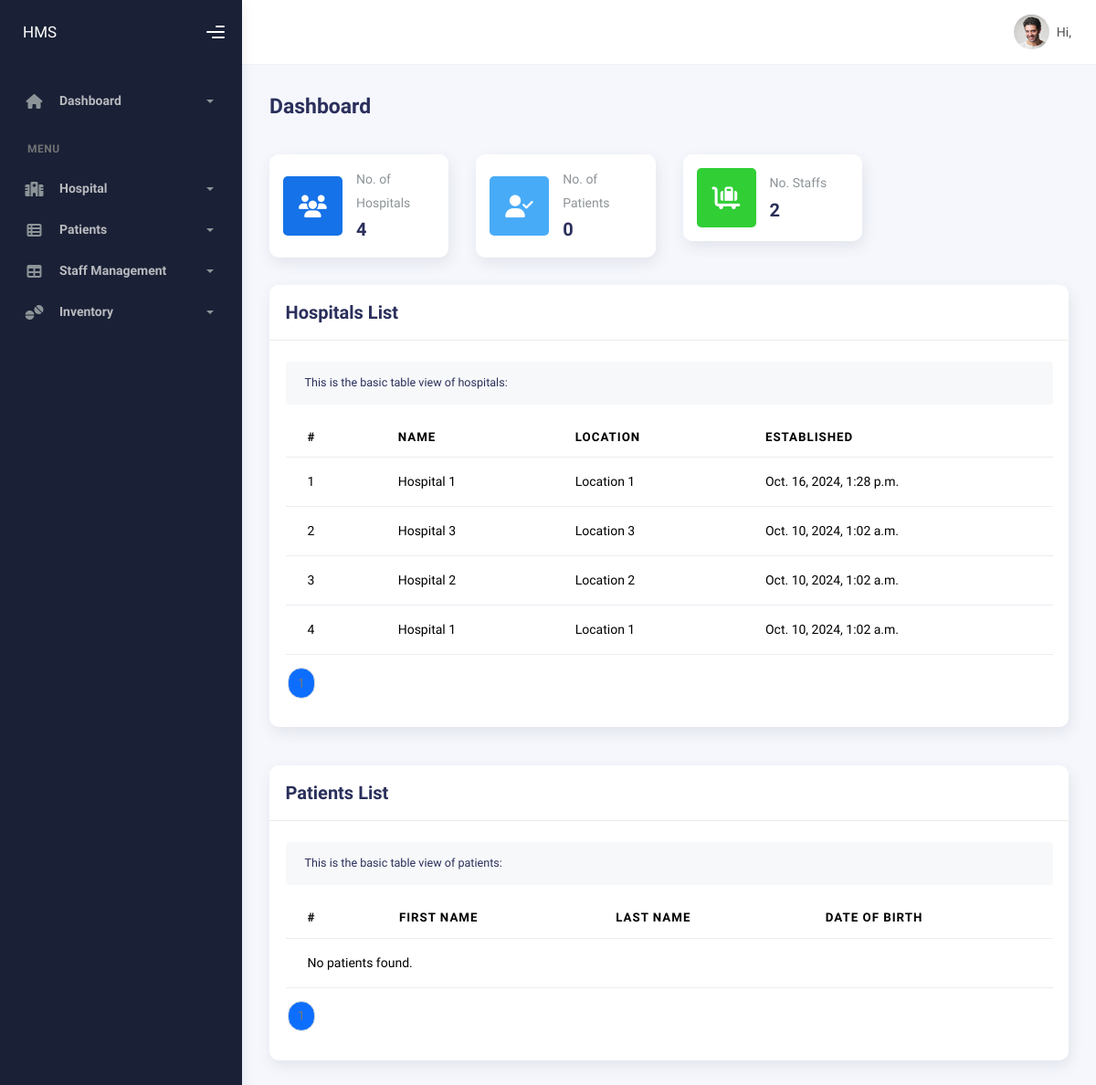
Before: / (signed in) with the older database file.
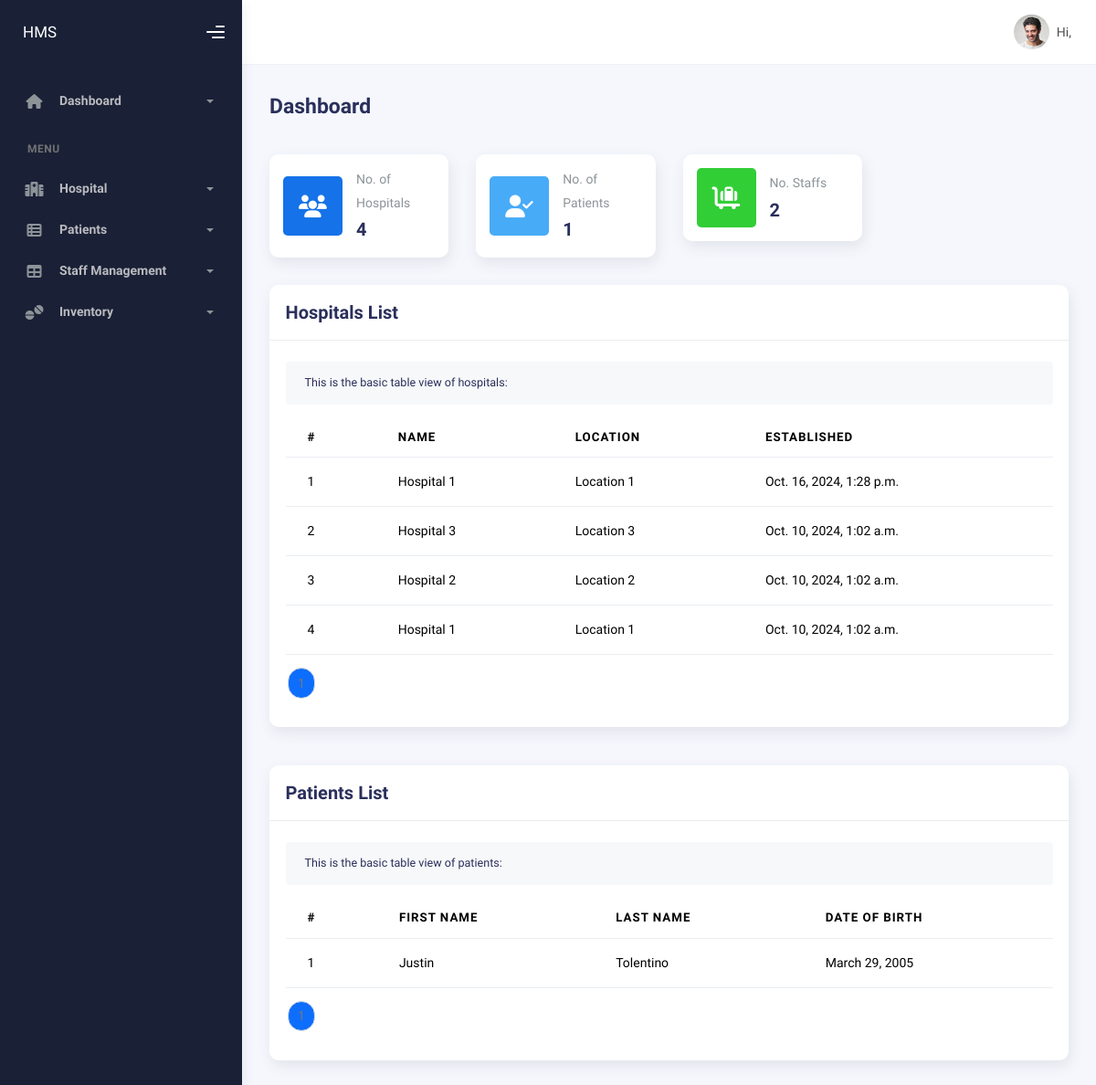
After: the same page with the newer database file.
### hospital/models.py (models this page shows, shortened)
class Hospital(models.Model):
    name = models.CharField(max_length=255)
    location = models.CharField(max_length=255)
    capacity = models.IntegerField()
    created_at = models.DateTimeField(auto_now_add=True)
    updated_at = models.DateTimeField(auto_now=True)

class Patient(models.Model):
    GENDER_CHOICES = [
        ("M", "Male"),
        ("F", "Female"),
        ("O", "Other"),
    ]
    STATUS_CHOICES = [
        ("Inactive", "Inactive"),
        ("Active", "Active"),
        ("Admission", "Admission"),
        ("Discharge", "Discharge"),
    ]
    user = models.OneToOneField(
        User, on_delete=models.CASCADE, related_name="patient_info"
    )
    first_name = models.CharField(max_length=100)
    last_name = models.CharField(max_length=100)
    gender = models.CharField(max_length=1, choices=GENDER_CHOICES)
    birthdate = models.DateField()
    hospital = models.ForeignKey(
        Hospital, on_delete=models.CASCADE, related_name="patients"
    )
    is_admitted = models.BooleanField(default=False)
    status = models.CharField(max_length=10, choices=STATUS_CHOICES)
    created_at = models.DateTimeField(auto_now_add=True)
    updated_at = models.DateTimeField(auto_now=True)

### app/views.py (the view)
# urls.py: path("", views.home_page, name="home"),
@login_required
def home_page(request):
    user = request.user
    context = {}
    allowed_groups = ["staff", "patient"]
    if not request.user.groups.filter(name__in=allowed_groups).exists():
        return HttpResponseForbidden("You are not authorized to view this page.")
    if user.is_staff:
        hospitals = Hospital.objects.all().order_by("-created_at")
        patients = Patient.objects.all().order_by("-created_at")
        hospital_paginator = Paginator(hospitals, 10)
        patient_paginator = Paginator(patients, 10)
        hospital_page_number = request.GET.get("hospital_page", 1)
        patient_page_number = request.GET.get("patient_page", 1)
        hospital_page = hospital_paginator.get_page(hospital_page_number)
        patient_page = patient_paginator.get_page(patient_page_number)
        number_of_hospitals = hospitals.count()
        number_of_staffs = User.objects.filter(is_staff=True).count()
        number_of_patients = patients.count()
        context["hospital_page"] = hospital_page
        context["patient_page"] = patient_page
        context["number_of_hospitals"] = number_of_hospitals
        context["number_of_staffs"] = number_of_staffs
        context["number_of_patients"] = number_of_patients
    else:
        patient = user.patient_info
        medical_records = patient.medical_records.all()
        context["patient"] = patient
        context["medical_records"] = medical_records
        context["inventory_home"] = inventory_home
    return render(request, "app/index.html", context)

### app/templates/app/index.html (shortened to what the changed rows need)
{% extends "layout/base.html" %}
{% block content %}
    {% if user.is_staff %}
    <div class="row">
        <div class="col-sm-6 col-md-3">
            <div class="card card-stats card-round">
            <div class="card-body">
                <div class="row align-items-center">
                <div class="col-icon">
                    <div
                    class="icon-big text-center icon-primary bubble-shadow-small"
                    >
                    <i class="fas fa-users"></i>
                    </div>
                </div>
                <div class="col col-stats ms-3 ms-sm-0">
                    <div class="numbers">
                    <p class="card-category">No. of Hospitals</p>
                    <h4 class="card-title">{{ number_of_hospitals }}</h4>
                    </div>
                </div>
                </div>
            </div>
            </div>
        </div>
        <div class="col-sm-6 col-md-3">
            <div class="card card-stats card-round">
            <div class="card-body">
                <div class="row align-items-center">
                <div class="col-icon">
                    <div
                    class="icon-big text-center icon-info bubble-shadow-small"
                    >
                    <i class="fas fa-user-check"></i>
                    </div>
                </div>
                <div class="col col-stats ms-3 ms-sm-0">
                    <div class="numbers">
                    <p class="card-category">No. of Patients</p>
                    <h4 class="card-title">{{ number_of_patients }}</h4>
                    </div>
                </div>
                </div>
            </div>
            </div>
        </div>
        <div class="col-sm-6 col-md-3">
            <div class="card card-stats card-round">
            <div class="card-body">
                <div class="row align-items-center">
                <div class="col-icon">
                    <div
                    class="icon-big text-center icon-success bubble-shadow-small"
                    >
                    <i class="fas fa-luggage-cart"></i>
                    </div>
                </div>
                <div class="col col-stats ms-3 ms-sm-0">
                    <div class="numbers">
                    <p class="card-category">No. Staffs</p>
                    <h4 class="card-title">{{ number_of_staffs }}</h4>
                    </div>
                </div>
                </div>
            </div>
            </div>
        </div>
        </div>
        <div class="row">
            <div class="col-12">
                <div class="card">
                    <div class="card-header">
                        <div class="card-title">Hospitals List</div>
                    </div>
                    <div class="card-body">
                        <div class="card-sub">
                            This is the basic table view of hospitals:
                        </div>
                        <table class="table mt-3">
                            <thead>
                                <tr>
                                    <th scope="col">#</th>
                                    <th scope="col">Name</th>
                                    <th scope="col">Location</th>
                                    <th scope="col">Established</th>
                                </tr>
                            </thead>
                            <tbody>
                                {% for hospital in hospital_page %}
                                <tr>
                                    <td>{{ forloop.counter }}</td>
                                    <td>{{ hospital.name }}</td>
                                    <td>{{ hospital.location }}</td>
                                    <td>{{ hospital.created_at }}</td>
                                </tr>
                                {% empty %}
                                <tr>
                                    <td colspan="4">No hospitals found.</td>
                                </tr>
                                {% endfor %}
                            </tbody>
                        </table>
                        <nav aria-label="Hospital pagination">
                            <ul class="pagination">
                                {% for num in hospital_page.paginator.page_range %}
                                    <li class="page-item {% if hospital_page.number == num %}active{% endif %}">
                                        <a class="page-link" href="?hospital_page={{ num }}">{{ num }}</a>
                                    </li>
                                {% endfor %}
                            </ul>
                        </nav>
                    </div>
                </div>
                <div class="card mt-5">
                    <div class="card-header">
                        <div class="card-title">Patients List</div>
                    </div>
                    <div class="card-body">
                        <div class="card-sub">
                            This is the basic table view of patients:
                        </div>
                        <table class="table mt-3">
                            <thead>
                                <tr>
                                    <th scope="col">#</th>
                                    <th scope="col">First Name</th>
                                    <th scope="col">Last Name</th>
                                    <th scope="col">Date of Birth</th>
                                </tr>
                            </thead>
                            <tbody>
                                {% for patient in patient_page %}
                                <tr>
                                    <td>{{ forloop.counter }}</td>
                                    <td>{{ patient.first_name }}</td>
                                    <td>{{ patient.last_name }}</td>
                                    <td>{{ patient.birthdate }}</td>
                                </tr>
                                {% empty %}
                                <tr>
                                    <td colspan="4">No patients found.</td>
                                </tr>
                                {% endfor %}
                            </tbody>
                        </table>
                        <nav aria-label="Patient pagination">
                            <ul class="pagination">
                                {% for num in patient_page.paginator.page_range %}
                                    <li class="page-item {% if patient_page.number == num %}active{% endif %}">
                                        <a class="page-link" href="?patient_page={{ num }}">{{ num }}</a>
                                    </li>
                                {% endfor %}
                            </ul>
                        </nav>
                    </div>
                </div>
            </div>
    </div>
    {% endif %}
{% endblock content %}

Changed rows visible on the page:
added Patient: first_name "Justin", last_name "Tolentino", birthdate "March 29, 2005"
Other visible differences:
{{ number_of_patients }}: "0" → "1"
text no longer shown: "No patients found."
